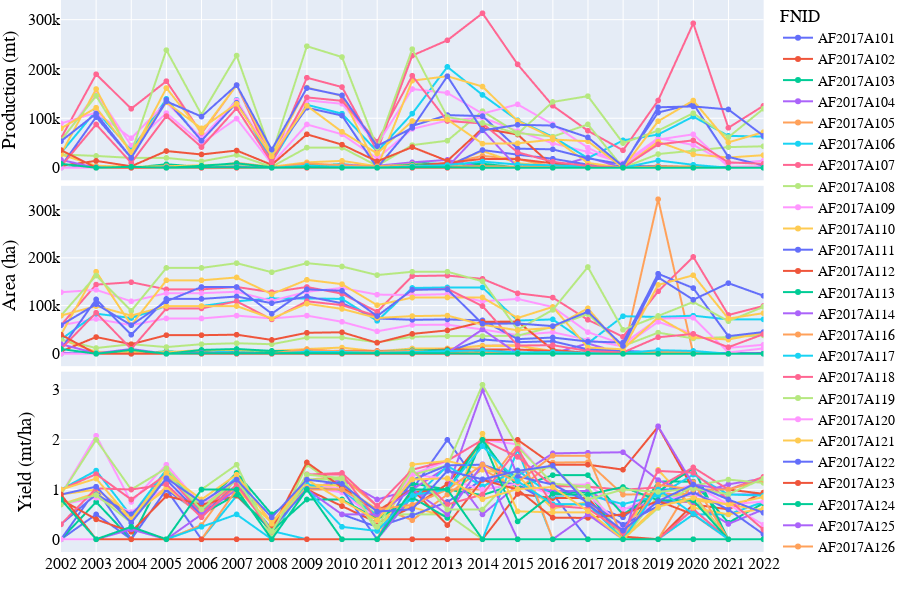
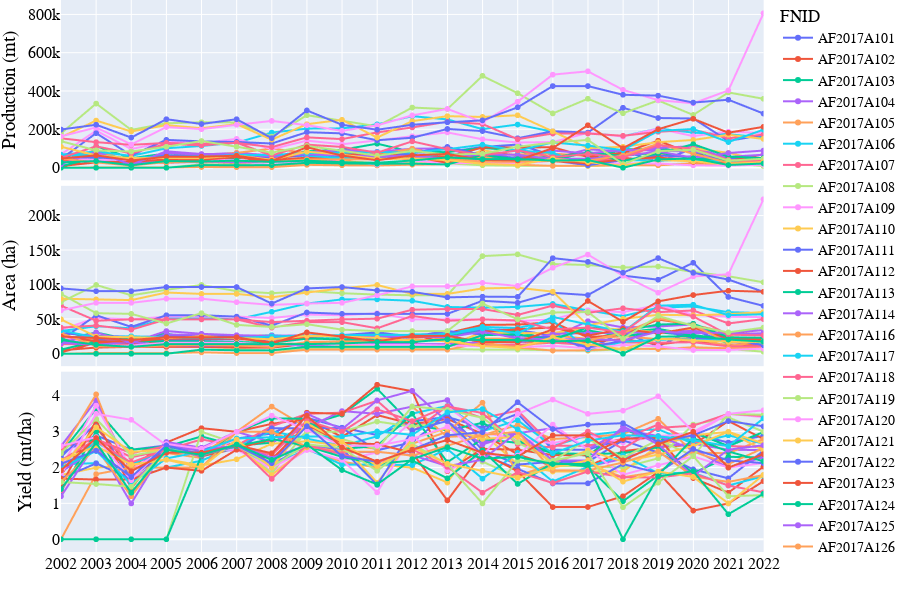

Notebook code for these charts, in order:
### Code cell
# Lineplot of Production-Area-Yield time-series
country_iso, country_name = 'AF', 'Afghanistan'
df = pd.read_csv('../data/crop/adm_crop_production_%s.csv' % country_iso, index_col=0)
df['year'] = df['harvest_year']
year = [df['year'].min(), df['year'].max()]
product_season = [
    ['Wheat','Spring'],
    ['Wheat','Winter'],
]
for product_name, season_name in product_season:
    footnote = 'Production-Area-Yield time-series of %s - %s - %s' % (country_iso, product_name, season_name)
    fn_save = '../figures/%s_line_pay_%s_%s.png' % (country_iso, product_name, season_name)
    sub = df[(df['product'] == product_name) & (df['season_name'] == season_name)]
    fig = PlotLinePAY(sub, year, footnote, fn_save)
    fig.show()
